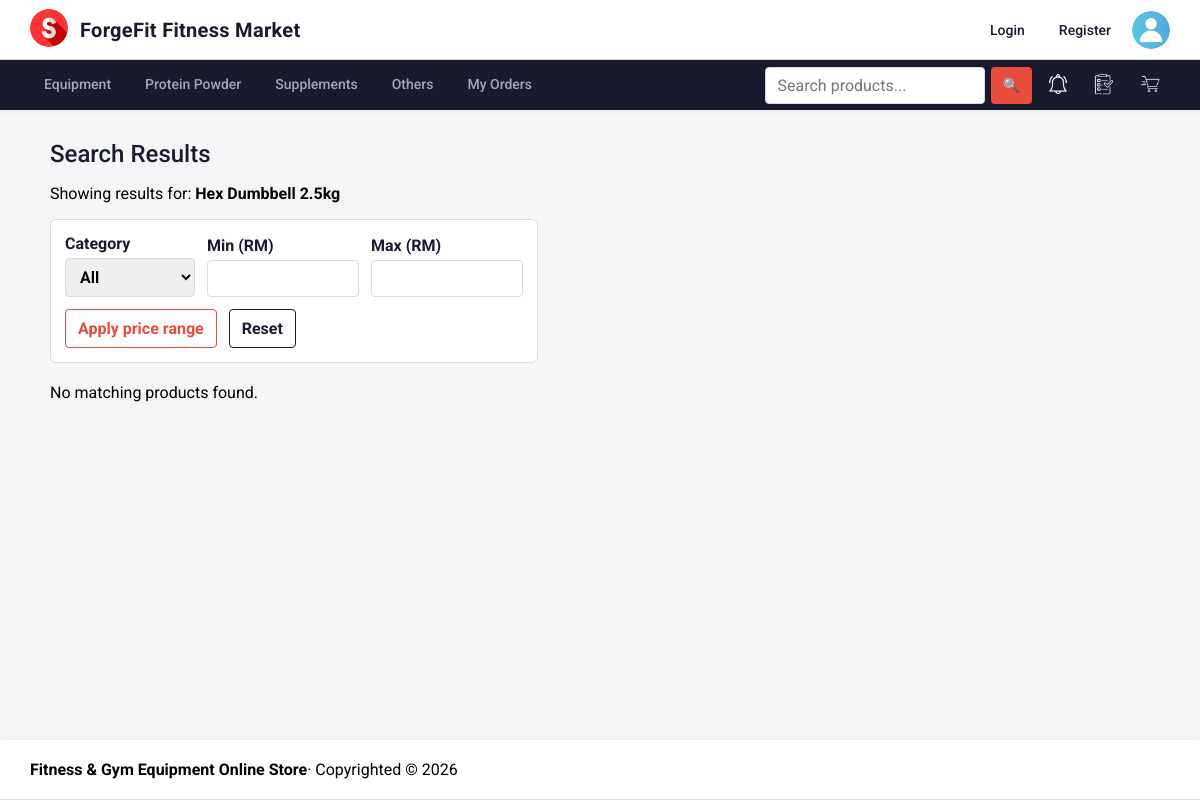
Before: /app/product/search.php?name=Hex Dumbbell 2.5kg with the older database file.
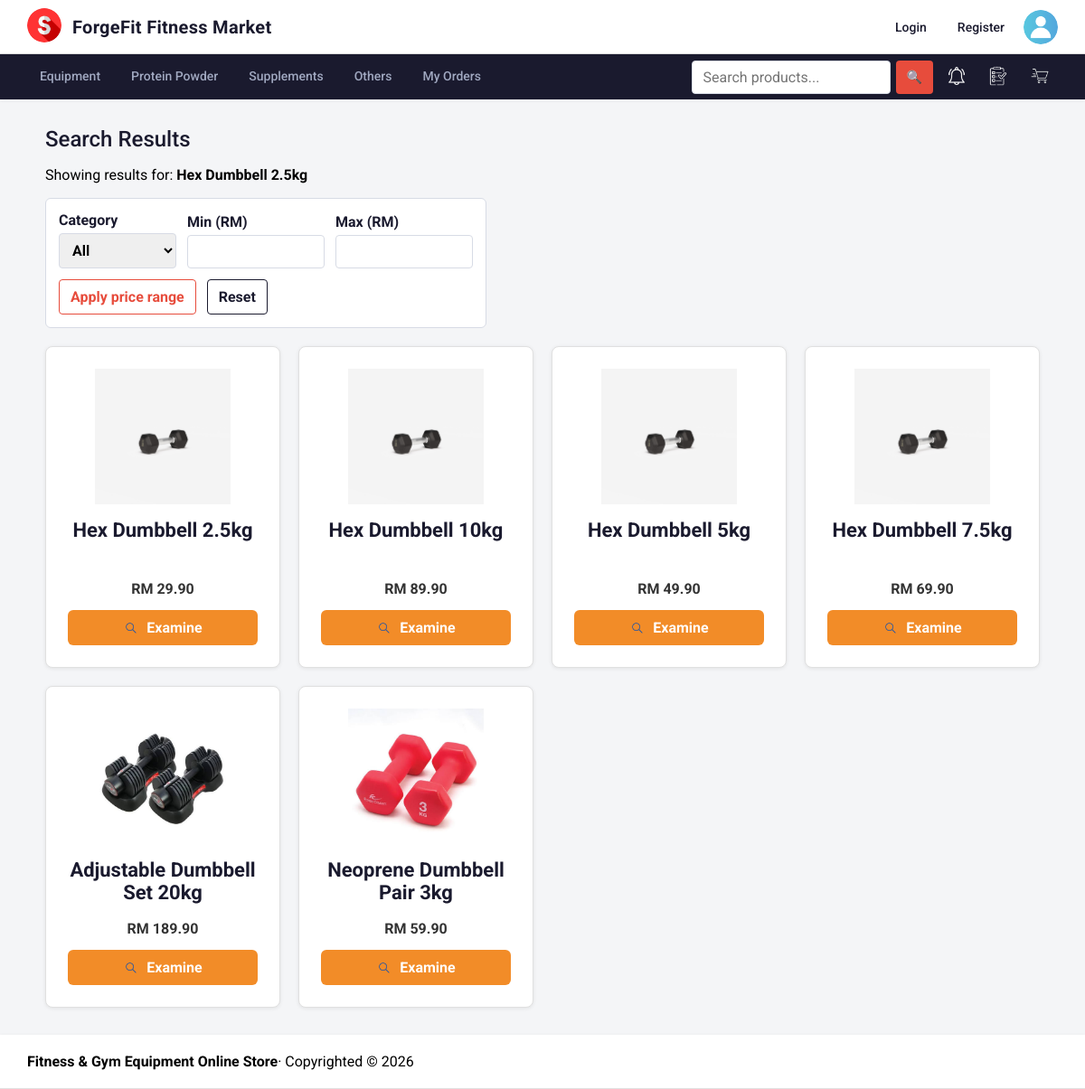
After: the same page with the newer database file.
### tables this page shows
CREATE TABLE IF NOT EXISTS `product` (
    `product_id` INT AUTO_INCREMENT PRIMARY KEY,
    `category_id` INT NOT NULL,
    `product_name` VARCHAR(150) NOT NULL,
    `price` DECIMAL(10,2) NOT NULL,
    `weight` DECIMAL(8,2) NOT NULL DEFAULT 0.00,
    `description` TEXT NULL,
    `stock` INT NOT NULL DEFAULT 0,
    `availability` BOOLEAN NOT NULL DEFAULT TRUE,
    `created_at` TIMESTAMP DEFAULT CURRENT_TIMESTAMP,
    `updated_at` TIMESTAMP DEFAULT CURRENT_TIMESTAMP ON UPDATE CURRENT_TIMESTAMP,
    FOREIGN KEY (`category_id`) REFERENCES `category`(`category_id`) ON DELETE RESTRICT
);

### app/_base.php (called while the page is built, shortened)
<?php
function req($name, $default = '') {
    return isset($_REQUEST[$name]) ? trim($_REQUEST[$name]) : $default;
}
$_user = null;
function is_admin($user = null) {
    global $_user;
    $user ??= $_user;
    return $user && in_array($user->role, ['admin', 'superadmin'], true);
}

### app/product/product_template.php (the view, shortened to what this page needs)
<section class="product-grid<?= !empty($productGridClass) ? ' ' . htmlspecialchars($productGridClass) : '' ?>">
    <?php if ($products): ?>
        <?php foreach ($products as $product): ?>
            <article
                class="product-card"
                <?php if (isset($product->id)): ?>
                    data-product-id="<?= htmlspecialchars($product->id) ?>"
                <?php endif; ?>
            >
                <div class="product-card__photo">
                    <img
                        src="<?= !empty($product->image) ? '/photos/' . htmlspecialchars($product->image) : '/images/sport.png' ?>"
                        alt="<?= htmlspecialchars($product->name) ?>"
                    >
                </div>
                <h2><?= htmlspecialchars($product->name) ?></h2>
                <?php if (isset($product->price)): ?>
                    <p>RM <?= htmlspecialchars($product->price) ?></p>
                <?php endif; ?>
                <a class="examine-button" href="/product/product.php?id=<?= htmlspecialchars($product->id) ?>">
                    <img src="/images/search.png" alt="">
                    Examine
                </a>
            </article>
        <?php endforeach; ?>
    <?php else: ?>
        <p>No products available.</p>
    <?php endif; ?>
</section>

### app/_head.php (shortened to what this page needs)
<!DOCTYPE html>
<html lang="en">
<head>
    <link rel="stylesheet" href="/css/app.css?v=<?= filemtime(__DIR__ . '/css/app.css') ?>">
</head>
<body>
    <header>
        <div class="title">
            <a href="<?= is_admin() ? '/admin/member/index.php' : '/' ?>">
                <img class="sport" src="/images/sport.png" alt="Logo">
            </a>
            <h1 class="demotitle">ForgeFit Fitness Market</h1>
            <?php if ($_user): ?>
                <a href="/user/settings.php" class="profile-link" id="profile-link" aria-haspopup="true" aria-expanded="false">
                    <h1 class="heading"><?= encode($_user->name) . ' (' . encode($_user->role) . ')' ?></h1>
                    <img class="profile-icon" src="<?= $_user->photo ? '/photos/' . encode($_user->photo) : '/images/profile.png' ?>" alt="Profile">
                </a>
                <div class="profile-menu" id="profile-menu" role="menu" aria-hidden="true">
                    <a role="menuitem" href="/user/settings.php">Settings</a>
                    <a role="menuitem" href="/user/reset.php">Forgot Password</a>
                    <form method="post" action="/logout.php">
                        <?= csrf_field() ?>
                        <button type="submit" role="menuitem">Logout</button>
                    </form>
                </div>
            <?php else: ?>
                <div class="guest-actions" aria-label="Account actions">
                    <a class="guest-action" href="/login.php">Login</a>
                    <a class="guest-action" href="/user/register.php">Register</a>
                    <img class="profile-icon" src="/images/profile.png" alt="Profile">
                </div>
            <?php endif; ?>
        </div>
    </header>
    <nav>
        <?php if (($_navSection ?? null) === 'settings'): ?>
        <a href="/user/settings.php">Settings</a>
        <?php elseif (($_navSection ?? null) === 'forgot-password'): ?>
        <a href="/user/reset.php">Forgot Password</a>
        <?php elseif (($_navSection ?? null) === 'reset-password'): ?>
        <a href="/user/token.php?id=<?= encode($_GET['id'] ?? '') ?>">Reset Password</a>
        <?php else: ?>
        <?php if (!is_admin()): ?>
        <a href="/product/category.php?category=equipment" class="<?= ($_GET['category'] ?? '') === 'equipment' ? 'active' : '' ?>">Equipment</a>
        <a href="/product/category.php?category=protein_powder" class="<?= ($_GET['category'] ?? '') === 'protein_powder' ? 'active' : '' ?>">Protein Powder</a>
        <a href="/product/category.php?category=supplements" class="<?= ($_GET['category'] ?? '') === 'supplements' ? 'active' : '' ?>">Supplements</a>
        <a href="/product/category.php?category=other" class="<?= ($_GET['category'] ?? '') === 'other' ? 'active' : '' ?>">Others</a>
        <a href="/orders/history.php">My Orders</a>
        <form id="search-form" class="search-bar" action="/product/search.php" method="get">
            <input id="search-input" type="search" name="name" placeholder="Search products..." aria-label="Search products">
            <button type="submit" aria-label="Search">&#128269;</button>
        </form>
        <?php
            $reminders = [];
            $reminderCount = count($reminders);
        ?>
        <div class="notify-wrapper">
            <button
                type="button"
                class="cart-button"
                id="notify-toggle"
                aria-haspopup="true"
                aria-expanded="false"
                aria-label="Reminders (<?= $reminderCount ?> back in stock)"
            >
                <img class="notify-icon" src="/images/notify.png" alt="">
            </button>
        </div>
        <a class="cart-button" href="/product/wishlist.php" aria-label="Wishlist">
            <img src="/images/wishlist.png" alt="">
        </a>
        <?php
            $cartCount = 0;
        ?>
        <a class="cart-button" href="/cart/cart.php" aria-label="Shopping cart (<?= $cartCount ?> item<?= $cartCount === 1 ? '' : 's' ?>)">
            <img src="/images/cart.png" alt="">
        </a>
        <?php endif; ?>
        <?php endif; ?>
    </nav>
    <main>
        <?php if (empty($_hideHeading)): ?>
        <h1><?= $_title ?? 'Untitled' ?></h1>
        <?php endif; ?>

### app/product/search.php (shortened to what this page needs)
<?php
require '../_base.php';
$name = trim($_GET['name'] ?? '');
$words = preg_split('/\s+/', $name, -1, PREG_SPLIT_NO_EMPTY);
$words = array_values(array_unique(array_map('strtolower', $words)));
$searchTerms = $name === ''
    ? []
    : array_values(array_unique(array_merge([strtolower($name)], $words)));
$least = req('least', '');
$most = req('most', '');
$extraConditions = '';
$extraParams = [];
$category = req('category', 'all');
$resultGroups = [
    'exact' => [
        'heading' => 'Exact matches',
        'products' => [],
    ],
    'starts' => [
        'heading' => 'Starts with a search word',
        'products' => [],
    ],
    'ends' => [
        'heading' => 'Ends with a search word',
        'products' => [],
    ],
    'contains' => [
        'heading' => 'Contains a search word',
        'products' => [],
    ],
];
$seenIds = [];
if ($searchTerms) {
    $imageSubquery = '(SELECT product_imageid FROM product_image WHERE product_id = product.product_id ORDER BY product_imageid LIMIT 1) AS image';
    $queries = [
        'exact' => "SELECT product_id AS id, product_name AS name, price, stock, $imageSubquery
                    FROM product
                    WHERE product_name = ? AND availability = 1$extraConditions
                    ORDER BY product_name",
        'starts' => "SELECT product_id AS id, product_name AS name, price, stock, $imageSubquery
                     FROM product
                     WHERE LEFT(product_name, CHAR_LENGTH(?)) = ? AND availability = 1$extraConditions
                     ORDER BY product_name",
        'ends' => "SELECT product_id AS id, product_name AS name, price, stock, $imageSubquery
                   FROM product
                   WHERE RIGHT(product_name, CHAR_LENGTH(?)) = ? AND availability = 1$extraConditions
                   ORDER BY product_name",
        'contains' => "SELECT product_id AS id, product_name AS name, price, stock, $imageSubquery
                       FROM product
                       WHERE LOCATE(?, product_name) > 0 AND availability = 1$extraConditions
                       ORDER BY product_name",
    ];
    foreach ($queries as $group => $sql) {
        $stmt = $_db->prepare($sql);
        foreach ($searchTerms as $term) {
            $params = in_array($group, ['starts', 'ends'], true)
                ? [$term, $term]
                : [$term];
            $params = array_merge($params, $extraParams);
            $stmt->execute($params);
            foreach ($stmt->fetchAll() as $product) {
                if (isset($seenIds[$product->id])) {
                    continue;
                }
                $seenIds[$product->id] = true;
                $resultGroups[$group]['products'][] = $product;
            }
        }
    }
}
$_title = 'Search Results';
include '../_head.php';
?>
<section>
    <?php if ($name !== ''): ?>
        <p>Showing results for: <strong><?= htmlspecialchars($name) ?></strong></p>
        <form class="price-range" method="get">
            <div class="price-range__fields">
                <label>
                    Category
                    <select name="category">
                        <option value="all" <?= $category === 'all' ? 'selected' : '' ?>>All</option>
                    </select>
                </label>
                <label>
                    Min (RM)
                    <input type="text" inputmode="decimal" name="least" value="<?= htmlspecialchars($least) ?>" data-decimal-input>
                </label>
                <label>
                    Max (RM)
                    <input type="text" inputmode="decimal" name="most" value="<?= htmlspecialchars($most) ?>" data-decimal-input>
                </label>
            </div>
            <section class="price-range-actions">
                <button type="submit">Apply price range</button>
                <a href="?name=<?= htmlspecialchars($name) ?>">Reset</a>
            </section>
        </form>
        <?php if ($seenIds): ?>
            <?php
            $products = [];
            foreach ($resultGroups as $group) {
                $products = array_merge($products, $group['products']);
            }
            $productGridClass = 'product-grid--search';
            include 'product_template.php';
            ?>
        <?php else: ?>
            <p>No matching products found.</p>
        <?php endif; ?>
    <?php else: ?>
        <p>Enter a product name to search.</p>
    <?php endif; ?>
</section>
<?php
include '../_foot.php';
?>

### app/_foot.php (shortened to what this page needs)
    </main>
    <footer>
         <b>Fitness & Gym Equipment Online Store </b> &middot;
        Copyrighted &copy; <?= date('Y') ?>
    </footer>
</body>
</html>

Changed rows visible on the page:
added product: product_name "Hex Dumbbell 2.5kg", price "29.90"
added product: product_name "Hex Dumbbell 10kg", price "89.90"
added product: product_name "Hex Dumbbell 5kg", price "49.90"
added product: product_name "Hex Dumbbell 7.5kg", price "69.90"
added product: shows a picture, product_name "Adjustable Dumbbell Set 20kg", price "189.90"
added product: shows a picture, product_name "Neoprene Dumbbell Pair 3kg", price "59.90"
Other visible differences:
text no longer shown: "No matching products found."
